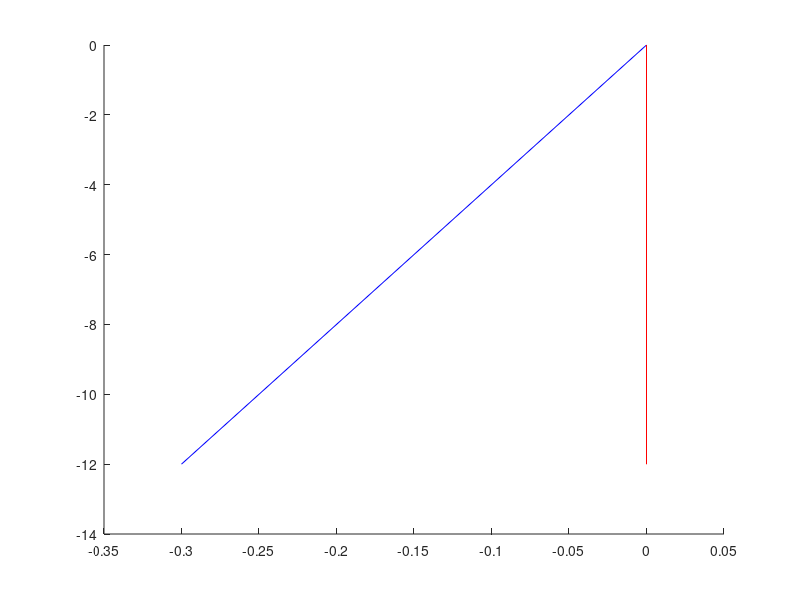

Write the MATLAB code that produced this figure.
close all
refVect = [0; -1];
trialVect = [-.3;-12];
rotAng = acos(dot(trialVect,refVect)/(norm(trialVect)*norm(refVect)));
if trialVect(1) > 0 
    R = [cos(rotAng) sin(rotAng);-sin(rotAng) cos(rotAng)];
elseif trialVect(1) <= 0 
    R = [cos(rotAng) -sin(rotAng);sin(rotAng) cos(rotAng)];
end
    rotVect = R*trialVect; 
    

figure 
line([0 refVect(1)],[0 refVect(2)],'Color','k')
line([0 trialVect(1)],[0 trialVect(2)],'Color','b')
line([0 rotVect(1)],[0 rotVect(2)],'Color','r')